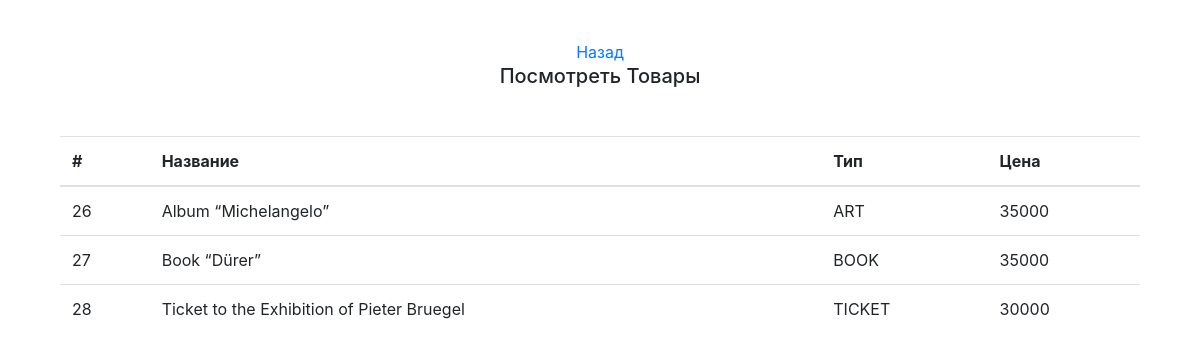
The page /SEE_art.php (signed in) on the database its author committed.
### tables this page shows
CREATE TABLE `product` (
  `id` int(11) NOT NULL,
  `name` varchar(50) NOT NULL,
  `image` text NOT NULL,
  `kind` varchar(50) NOT NULL,
  `price` int(100) NOT NULL
);

### ru.php (called while the page is built, shortened)
<?php
   $lang = array();
   $lang['loginh1'] = 'Логин';
   $lang['nameU'] = 'Имя пользователя';
   $lang['passwordU'] = 'Пароль';
   $lang['hrefReg'] = 'Еще не зарегистрированы?';
   $lang['logIn'] = 'Авторизоваться';
   $lang['chooseLang'] = 'Выберите язык:';
   $lang['choose_new_lang']='Язык';
   $lang['message_for_user']= 'Мы Никогда не будем делиться вашей электронной почтой ни с кем другим.';
    $lang['back'] = 'Назад';
   $lang['reg'] = 'Напиши свой email';
   $lang['regname']='Напиши свое имя';
   $lang['act_admin']='Зайти как Админ';
$lang['act_moder']='Зайти как Модератор';
    $lang['add_moder'] = 'Добавить Модератора';
    $lang['add'] = 'Добавить';
    $lang['see_product'] = 'Посмотреть Товары';
    $lang['see'] = 'Посмотреть';
    $lang['see_users'] = 'Посмотреть юзеров';
    $lang['sold'] = 'Посмотреть историю';
     $lang['about_art'] = 'Список товаров';
       $lang['art_name'] = 'Название';
       $lang['kind']='Тип';
       $lang['price']='Цена';
       $lang['delete']='Удалить';
       $lang['sold'] = 'Проданные айди товаров';
       $lang['add_product'] = 'Добавить Товар';
       $lang['p_name'] = 'Название товара';
       $lang['image'] = 'Картина ';
       $lang['message_success'] = 'Успешно добавлен';
       $lang['guest'] = 'Гость';
       $lang['musem_info'] = 'МУЗЕЙ Закрыт из за карантина';
         $lang['address']= '34-Я АВЕНЮ, КВИНС, Нью-Йорк 11106 ';
          $lang['SEARCH'] = 'Искать';
          $lang['exit'] = 'Выйти';
    $lang['home'] = 'Главная';
    $lang['collection'] = 'Коллекция';
    $lang['gallery'] = 'Галерея';
    $lang['about_us'] = 'О Нас';
     $lang['shop'] = 'Магазин';
     $lang['welcome'] = 'Добро Пожаловать';
     $lang['qaa'] = 'Ozeum Музей';
      $lang['qhm'] = 'Истории И Искусства';
      $lang['our_gallery']='Наша Галерия';
      $lang['welcome_long']='Добро Пожаловать В Музей';
      $lang['welcome_short']= 'Искусств И
      Истории Ozeum';
      $lang['not_only'] = 'Не только выдающееся качество коллекции, но и наш высокий уровень активности в';
$lang['not_only_2']='области исследований, выставок и образования гарантируют выдающееся положение Ozium';
$lang['not_only_3']='положение в международном музейном ландшафте.';
       $lang['more_about']= 'Больше об этом';
     $lang['news']='Новостная рассылка';
     $lang['news_2']='Получайте по электронной почте обновления о наших выставках, мероприятиях и многом другом';
   $lang['send']='Отправить';
     $lang['agreement']='Я СОГЛАСЕН С ТЕМ, ЧТО МОИ ПРЕДСТАВЛЕННЫЕ ДАННЫЕ СОБИРАЮТСЯ И ХРАНЯТСЯ.';
    $lang['footer']='Музей истории и искусства';
    $lang['link']='Ссылки';
    $lang['info']='Инфа';
          $lang['social']='Соц.сети';
          $lang['all']='Все';
           $lang['Nature']='Природа';
   ?>

### db.php (called while the page is built, shortened)
<?php
class Db{
    private $host = "localhost";
    private $user = "root";
    private $password = "";
    private $database = "session";
    private $conn;
    function __construct() {
        $this->conn = $this->connectDB();
    }
    function connectDB() {
        $conn = mysqli_connect($this->host,$this->user,$this->password,$this->database);
        return $conn;
    }
    function query($query){
        $result = mysqli_query($this->conn, $query);
        while($row = mysqli_fetch_assoc($result)){
            $resultset[] = $row;
        }
        if(!empty($resultset)){
            return $resultset;
        }
    }
}
?>

### SEE_art.php (the view, shortened to what this page needs)
<!DOCTYPE html>
<html lang="en">
<head>
	<link rel="stylesheet" href="https://stackpath.bootstrapcdn.com/bootstrap/4.4.1/css/bootstrap.min.css">
</head>
<body>
	<?php   session_start();
        include('lang.php');
?>
	<div class="content">
		<div class="container">
			<div class="row mt-3">
				<div class="col-md-12">
					<div class="col-md-12 mb-5 text-center">
						<br>
						<a href="MODERATOR.php"><?php echo $lang['back'] ?></a>
						<br>
						<h5><?php echo $lang['see_product'] ?></h5>
					</div>
					<div class="col-md-12">
					<?php
						require_once "db.php";
						$db = new Db();
						$q = $db->query("SELECT * FROM `product`");
						echo "<table class='table'><thead><tr><th scope='col'>#</th><th scope='col'>".$lang['art_name']."</th><th scope='col'>".$lang['kind']."</th><th scope='col'>".$lang['price']."</th></tr></thead><tbody id='resusers'>";
						if (!empty($q)) {
							foreach ($q as $row) {
								echo "<tr><td>" . $row["id"] .
									"</td><td>" . $row["name"] .
									"</td><td>" . $row["kind"] .
									"</td><td>" . $row["price"] .
									"</td></tr>";
							}
						}
						echo "</tbody></table>";
						?>
					</div>
					<br>
					<br>
				</div>
			</div>
		</div>
	</div>
</body>
</html>

### rows shown on the page
product: id "26", name "Album “Michelangelo”", kind "ART", price "35000"
product: id "27", name "Book “Dürer”", kind "BOOK", price "35000"
product: id "28", name "Ticket to the Exhibition of Pieter Bruegel", kind "TICKET", price "30000"

### other values the page prints
$lang['back'] "Назад"
$lang['see_product'] "Посмотреть Товары"
$lang['art_name'] "Название"
$lang['kind'] "Тип"
$lang['price'] "Цена"
